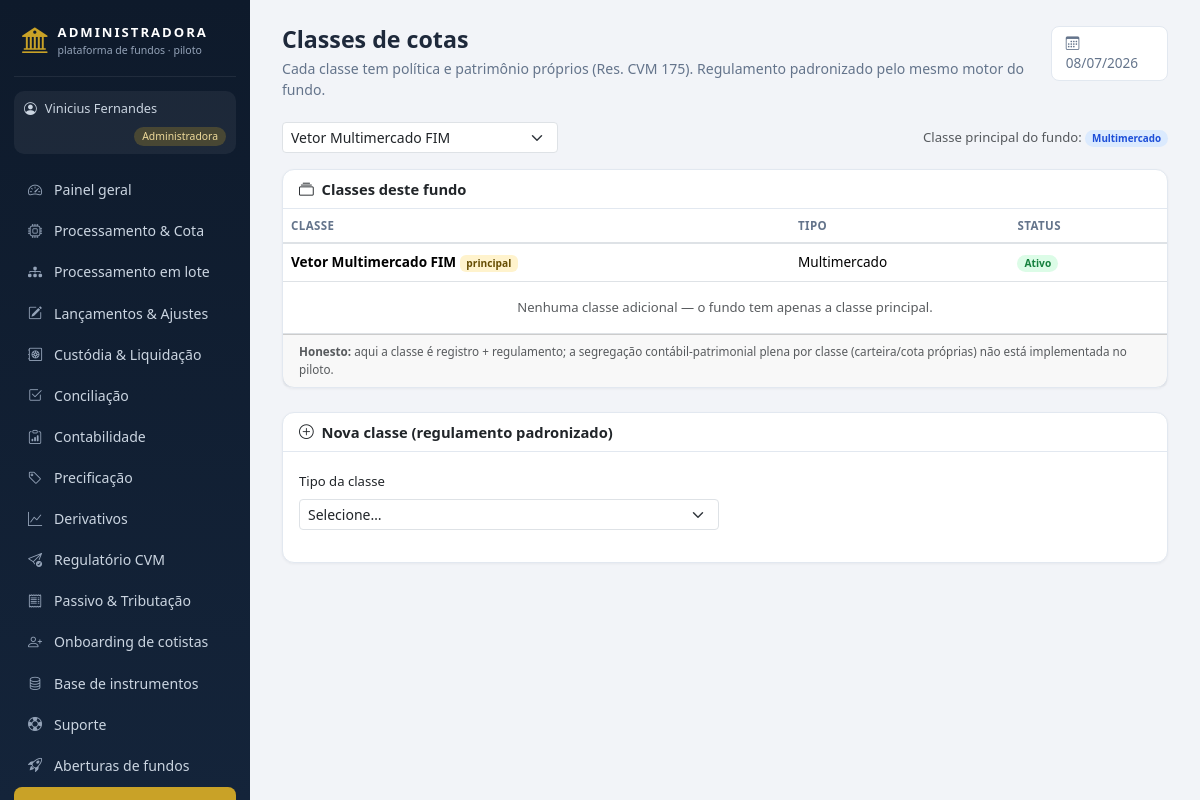
Screenshot of /admin/classes.php (signed in) with the database file from the repository.
### tables this page shows
CREATE TABLE usuarios (
  id INT AUTO_INCREMENT PRIMARY KEY,
  nome VARCHAR(100) NOT NULL,
  email VARCHAR(120) NOT NULL UNIQUE,
  senha VARCHAR(255) NOT NULL,         
  perfil ENUM('admin','gestor','custodia') NOT NULL,   
  fundo_id INT NULL,
  gestora VARCHAR(150) NULL,
  telefone VARCHAR(30) NULL,
  kyc_status VARCHAR(20) DEFAULT 'Pendente',
  criado_em DATETIME DEFAULT CURRENT_TIMESTAMP
);

CREATE TABLE fundos (
  id INT AUTO_INCREMENT PRIMARY KEY,
  nome VARCHAR(150) NOT NULL,
  cnpj VARCHAR(20),
  classe VARCHAR(50),                  
  publico_alvo VARCHAR(60),            
  condominio VARCHAR(20) DEFAULT 'Aberto',
  status VARCHAR(30) DEFAULT 'Ativo',  
  gestora VARCHAR(120),
  benchmark VARCHAR(30) DEFAULT 'CDI',
  tributacao VARCHAR(20) DEFAULT 'Longo Prazo',    
  provisao_despesas DECIMAL(18,2) DEFAULT 0,       
  tipo_fundo VARCHAR(10) DEFAULT 'FIF',            
  master_id INT DEFAULT NULL,                      
  taxa_adm DECIMAL(8,6) DEFAULT 0.0008,       
  taxa_gestao DECIMAL(8,6) DEFAULT 0.007,
  taxa_performance DECIMAL(8,6) DEFAULT 0,    
  caixa_atual DECIMAL(18,2) DEFAULT 0,
  pl_atual DECIMAL(18,2) DEFAULT 0,
  cota_atual DECIMAL(18,8) DEFAULT 1,
  data_abertura DATE
);

### includes/auth.php (called while the page is built, shortened)
<?php
function usuario() {
    return $_SESSION['usuario'] ?? null;
}
function exigir_perfil(string ...$perfis): array {
    global $pdo;
    $u = usuario();
    if ($u && isset($pdo)) {
        $st = $pdo->prepare('SELECT * FROM usuarios WHERE id = ? AND perfil = ?');
        $st->execute([$u['id'], $u['perfil']]);
        $atual = $st->fetch();
        if (!$atual) { logout_usuario(); $u = null; }
        else { $_SESSION['usuario'] = $u = $atual; }
    }
    return $u;
}
function base_url(): string {
    return defined('BASE_URL') ? BASE_URL : '../';
}

### admin/classes.php (the view, shortened to what this page needs)
<?php
require_once __DIR__ . '/../config/db.php';
require_once __DIR__ . '/../includes/auth.php';
require_once __DIR__ . '/../includes/layout.php';
$u = exigir_perfil('admin');
$fundos = $pdo->query("SELECT * FROM fundos WHERE status IN ('Ativo','Em abertura') ORDER BY pl_atual DESC")->fetchAll();
$fid = (int)($_SESSION['admin_fundo_id'] ?? ($fundos[0]['id'] ?? 0));
$fundo = null; foreach ($fundos as $f) if ((int)$f['id'] === $fid) $fundo = $f;
$classes = $pdo->prepare("SELECT * FROM classes WHERE fundo_id=? ORDER BY id DESC");
$classes->execute([$fid]); $classes = $classes->fetchAll();
page_start('Classes de cotas', 'Classes de cotas', $u,
    'Cada classe tem política e patrimônio próprios (Res. CVM 175). Regulamento padronizado pelo mesmo motor do fundo.');
?>
<div class="d-flex justify-content-between align-items-center flex-wrap gap-2 mb-3">
  <form method="get"><select name="fundo_id" class="form-select form-select-sm" onchange="this.form.submit()">
    <?php foreach ($fundos as $f): ?><option value="<?= (int)$f['id'] ?>" <?= (int)$f['id'] === $fid ? 'selected' : '' ?>><?= e_html($f['nome']) ?></option><?php endforeach; ?>
  </select></form>
  <?php if ($fundo): ?><div class="text-muted" style="font-size:.82rem">Classe principal do fundo: <?= badge($fundo['classe'] ?? '—', 'info') ?>
    <?php if (!empty($fundo['reg_html'])): ?> · <a href="regulamento_ver.php?origem=fundo&id=<?= $fid ?>" target="_blank">ver regulamento</a><?php endif; ?></div><?php endif; ?>
</div>
<div class="card mb-4">
  <div class="card-header"><i class="bi bi-collection me-1"></i> Classes deste fundo</div>
  <div class="card-body p-0">
    <table class="table table-hover align-middle mb-0" style="font-size:.85rem">
      <thead><tr><th>Classe</th><th>Tipo</th><th>Status</th><th></th></tr></thead>
      <tbody>
        <tr><td><b><?= e_html($fundo['nome'] ?? '—') ?></b> <span class="badge bg-warning-subtle text-warning-emphasis">principal</span></td>
          <td><?= e_html($fundo['classe'] ?? '—') ?></td><td><?= badge_status($fundo['status'] ?? '—') ?></td>
          <td class="text-end"></td></tr>
        <?php if (!$classes): ?><tr><td colspan="4" class="text-muted text-center py-3" style="font-size:.82rem">Nenhuma classe adicional — o fundo tem apenas a classe principal.</td></tr><?php endif; ?>
      </tbody>
    </table>
  </div>
  <div class="card-footer text-muted" style="font-size:.73rem"><b>Honesto:</b> aqui a classe é registro + regulamento; a segregação contábil-patrimonial plena por classe (carteira/cota próprias) não está implementada no piloto.</div>
</div>
<div class="card">
  <div class="card-header"><i class="bi bi-plus-circle me-1"></i> Nova classe (regulamento padronizado)</div>
  <div class="card-body">
    <form method="get" class="mb-3" style="max-width:420px">
      <label class="form-label" style="font-size:.82rem">Tipo da classe</label>
      <select name="tipo" class="form-select form-select-sm" onchange="this.form.submit()">
        <option value="">Selecione…</option>
      </select>
    </form>
  </div>
</div>
<?php page_end();

### includes/layout.php (shortened to what this page needs)
<?php
require_once __DIR__ . '/helpers.php';
function menu_itens(array $u): array {
    $b = base_url();
    if ($u['perfil'] === 'admin') {
        return [
            ['Painel geral',        $b.'admin/index.php',          'bi-speedometer2'],
            ['Processamento & Cota', $b.'admin/processamento.php', 'bi-cpu'],
            ['Processamento em lote', $b.'admin/batch.php',        'bi-diagram-3-fill'],
            ['Lançamentos & Ajustes', $b.'admin/lancamentos.php',  'bi-pencil-square'],
            ['Custódia & Liquidação', $b.'admin/custodia.php',     'bi-safe2'],
            ['Conciliação',         $b.'admin/conciliacao.php',    'bi-check2-square'],
            ['Contabilidade',       $b.'admin/contabilidade.php',  'bi-clipboard-data'],
            ['Precificação',        $b.'admin/precificacao.php',   'bi-tag'],
            ['Derivativos',         $b.'admin/derivativos.php',    'bi-graph-up'],
            ['Regulatório CVM',     $b.'admin/regulatorio.php',    'bi-send-check'],
            ['Passivo & Tributação', $b.'admin/passivo.php',       'bi-receipt'],
            ['Onboarding de cotistas', $b.'admin/onboarding_cotista.php', 'bi-person-plus'],
            ['Base de instrumentos', $b.'admin/ativos.php',        'bi-database'],
            ['Suporte',             $b.'admin/tickets.php',        'bi-life-preserver'],
            ['Aberturas de fundos', $b.'admin/aberturas.php',      'bi-rocket-takeoff'],
            ['Classes de cotas',    $b.'admin/classes.php',        'bi-collection'],
            ['Classes & Subclasses', $b.'admin/subclasses.php',    'bi-diagram-3'],
            ['FIP / Private Equity', $b.'admin/fip.php',           'bi-building-gear'],
            ['Carteiras',           $b.'admin/carteiras.php',      'bi-collection'],
            ['Pendências',          $b.'admin/pendencias.php',     'bi-list-task'],
            ['IA · Fraude',         $b.'admin/fraude.php',         'bi-shield-exclamation'],
            ['Repasses',            $b.'admin/repasses.php',       'bi-cash-stack'],
            ['Fundos & Clientes',   $b.'admin/fundos.php',         'bi-folder-plus'],
        ];
    }
    global $pdo;
    $itens = [
        ['Visão geral',       $b.'gestor/index.php',        'bi-speedometer2'],
        ['Aprovação de cota', $b.'gestor/cotas.php',        'bi-clipboard-check'],
        ['Boletar operação',  $b.'gestor/boletas.php',      'bi-receipt-cutoff'],
        ['Catálogo de ativos', $b.'gestor/ativos.php',      'bi-database'],
        ['Derivativos',       $b.'admin/derivativos.php',   'bi-graph-up'],
        ['Carteira',          $b.'gestor/carteira.php',     'bi-pie-chart'],
        ['Caixa & Fluxo',     $b.'gestor/caixa.php',        'bi-wallet2'],
        ['Cotistas',          $b.'gestor/cotistas.php',     'bi-people'],
        ['Acessos de cotistas', $b.'gestor/acessos.php',    'bi-key'],
        ['Performance',       $b.'gestor/performance.php',  'bi-graph-up-arrow'],
        ['Relatórios',        $b.'gestor/relatorios.php',   'bi-file-earmark-text'],
        ['Enquadramento',     $b.'gestor/enquadramento.php','bi-check-circle'],
        ['Assembleias',       $b.'gestor/assembleias.php',  'bi-megaphone'],
        ['Comunicados',       $b.'gestor/comunicados.php',  'bi-chat-left-text'],
        ['Chamados de cotistas', $b.'gestor/chamados_cotistas.php', 'bi-chat-dots'],
        ['Equipe do fundo',   $b.'gestor/equipe.php',       'bi-people-fill'],
        ['Criar fundo',       $b.'gestor/novo_fundo.php',   'bi-plus-square'],
        ['Suporte',           $b.'gestor/tickets.php',      'bi-life-preserver'],
    ];
    $livres = ['Equipe do fundo', 'Criar fundo', 'Suporte'];
    $fundo = fundo_do_usuario($pdo, $u);
    $fid = (int)$fundo['id'];
    $principal = eh_principal($pdo, $u, $fid);
    $mapa = permissao_de_menu();
    return array_values(array_filter($itens, function ($it) use ($mapa, $principal, $pdo, $u, $fid, $livres) {
        if (in_array($it[0], $livres, true)) return true;
        $req = $mapa[$it[0]] ?? null;
        if ($req === null) return true;
        if ($req === '__principal__') return $principal;
        return $principal || pode($pdo, $u, $fid, $req);
    }));
}
function page_start(string $titulo, string $ativo, array $u, string $subtitulo = ''): void {
    $b = base_url();
    $perfilRotulo = ['admin' => 'Administradora', 'gestor' => 'Gestor', 'custodia' => 'Custodiante'][$u['perfil']] ?? $u['perfil'];
    $perfilCor    = ['admin' => 'gold', 'gestor' => 'teal'][$u['perfil']] ?? 'blue';
    ?><!DOCTYPE html>
<html lang="pt-BR">
<head>
<link href="https://cdn.jsdelivr.net/npm/bootstrap@5.3.3/dist/css/bootstrap.min.css" rel="stylesheet">
<link href="https://cdn.jsdelivr.net/npm/bootstrap-icons@1.11.3/font/bootstrap-icons.min.css" rel="stylesheet">
<link href="<?= $b ?>assets/css/style.css" rel="stylesheet">
</head>
<body>
<div class="app-wrap">
  <aside class="sidebar">
    <div class="brand">
      <i class="bi bi-bank2"></i>
      <div>
        <div class="brand-name">ADMINISTRADORA</div>
        <div class="brand-sub">plataforma de fundos · piloto</div>
      </div>
    </div>
    <div class="perfil-chip chip-<?= $perfilCor ?>">
      <i class="bi bi-person-circle"></i> <?= e_html($u['nome']) ?>
      <span><?= $perfilRotulo ?></span>
    </div>
    <nav class="menu">
      <?php foreach (menu_itens($u) as [$rotulo, $href, $icone]): ?>
        <a href="<?= $href ?>" class="<?= $rotulo === $ativo ? 'ativo' : '' ?>">
          <i class="bi <?= $icone ?>"></i> <?= e_html($rotulo) ?>
        </a>
      <?php endforeach; ?>
    </nav>
  </aside>
  <main class="conteudo">
    <div class="titulo-pagina">
      <div>
        <h1><?= e_html($titulo) ?></h1>
        <?php if ($subtitulo): ?><p class="subtitulo"><?= $subtitulo ?></p><?php endif; ?>
      </div>
      <div class="data-ref"><i class="bi bi-calendar3"></i> <?= date('d/m/Y') ?></div>
    </div>
<?php
}
function page_end(): void {
    ?>
  </main>
</div>
</body>
</html><?php
}

### includes/helpers.php (shortened to what this page needs)
<?php
function e_html($s): string { return htmlspecialchars((string)$s, ENT_QUOTES, 'UTF-8'); }
function badge(string $texto, string $cor): string {
    return '<span class="badge badge-soft-' . $cor . '">' . e_html($texto) . '</span>';
}
function badge_status(string $s): string {
    $map = [
        'OK' => 'success', 'Ativo' => 'success', 'Ativa' => 'success', 'Conciliado' => 'success', 'Concluída' => 'success',
        'Pago' => 'success', 'Aprovado' => 'success', 'Respondido' => 'success', 'Reenquadrado' => 'success',
        'Resolvido' => 'success', 'Encerrado' => 'secondary', 'Encerrada' => 'secondary', 'Falso positivo' => 'secondary',
        'Pendente' => 'warning', 'Em andamento' => 'warning', 'Em abertura' => 'warning',
        'Em análise' => 'warning', 'Em revisão' => 'warning', 'Apurado' => 'warning', 'Rodando' => 'info',
        'Instruído' => 'info', 'Aberto' => 'info', 'Em aberto' => 'warning',
        'Erro' => 'danger', 'Divergente' => 'danger', 'Escalado' => 'danger',
        'Alta' => 'danger', 'Média' => 'warning', 'Baixa' => 'secondary',
        'Timing' => 'info', 'Suspeita' => 'danger',
    ];
    return badge($s, $map[$s] ?? 'secondary');
}

### assets/css/style.css (style rules this page uses)
:root { --navy: #0e1a2b; --navy-2: #14243a; --gold: #c9a227; --teal: #14b8a6; --blue: #3b82f6; --bg: #f2f4f8; --card: #ffffff; --texto: #1e293b; --muted: #64748b; --borda: #e2e8f0; }
* { box-sizing: border-box; }
body { margin: 0; background: var(--bg); color: var(--texto); font-family: "Segoe UI", system-ui, -apple-system, sans-serif; }
.app-wrap { display: flex; min-height: 100vh; }
.sidebar { width: 250px; flex-shrink: 0; background: linear-gradient(180deg, var(--navy) 0%, var(--navy-2) 100%); color: #cbd5e1; display: flex; flex-direction: column; padding: 18px 14px; position: sticky; top: 0; height: 100vh; overflow-y: auto; }
.brand { display: flex; gap: 10px; align-items: center; padding: 4px 8px 16px; border-bottom: 1px solid rgba(255,255,255,.08); }
.brand i { font-size: 1.6rem; color: var(--gold); }
.brand-name { font-weight: 700; letter-spacing: 2px; font-size: .82rem; color: #fff; }
.brand-sub { font-size: .66rem; color: #94a3b8; }
.perfil-chip { margin: 14px 0 10px; padding: 8px 10px; border-radius: 10px; font-size: .8rem; background: rgba(255,255,255,.06); display: flex; align-items: center; gap: 8px; flex-wrap: wrap; }
.perfil-chip span { margin-left: auto; font-size: .65rem; padding: 2px 8px; border-radius: 20px; }
.chip-gold span { background: rgba(201,162,39,.25); color: #eeda9a; }
.menu { display: flex; flex-direction: column; gap: 2px; margin-top: 6px; flex: 1; }
.menu a { color: #cbd5e1; text-decoration: none; padding: 9px 12px; border-radius: 8px; font-size: .88rem; display: flex; align-items: center; gap: 10px; transition: background .15s; }
.menu a.ativo { background: var(--gold); color: var(--navy); font-weight: 600; }
.menu a.ativo i { color: var(--navy); }
.menu i { color: #94a3b8; width: 18px; text-align: center; }
.conteudo { flex: 1; padding: 26px 32px; max-width: 1500px; }
.titulo-pagina { display: flex; justify-content: space-between; align-items: flex-start; margin-bottom: 22px; }
.titulo-pagina h1 { font-size: 1.45rem; font-weight: 700; margin: 0; }
.subtitulo { color: var(--muted); font-size: .88rem; margin: 4px 0 0; }
.data-ref { color: var(--muted); font-size: .85rem; background: var(--card); border: 1px solid var(--borda); padding: 6px 14px; border-radius: 8px; }
.card { border: 1px solid var(--borda); border-radius: 12px; box-shadow: 0 1px 3px rgba(15,23,42,.05); }
.card-header { background: transparent; border-bottom: 1px solid var(--borda); font-weight: 600; font-size: .92rem; }
.badge[class*="badge-soft-"] { font-weight: 600; padding: .38em .7em; border-radius: 20px; }
.badge-soft-success { background: #dcfce7; color: #15803d; }
.badge-soft-info { background: #dbeafe; color: #1d4ed8; }
.table { font-size: .87rem; }
.table thead th { font-size: .72rem; text-transform: uppercase; letter-spacing: .4px; color: var(--muted); border-bottom-width: 2px; }
.table td { vertical-align: middle; }

### rows the page displays
usuarios: nome "Vinicius Fernandes", perfil "Administradora"
fundos: classe "Multimercado Ativo", nome "Vetor Multimercado FIM", classe "Multimercado"

### other values shown
e_html($rotulo) "Painel geral"
e_html($rotulo) "Processamento & Cota"
e_html($rotulo) "Processamento em lote"
e_html($rotulo) "Lançamentos & Ajustes"
e_html($rotulo) "Custódia & Liquidação"
e_html($rotulo) "Conciliação"
e_html($rotulo) "Contabilidade"
e_html($rotulo) "Precificação"
e_html($rotulo) "Derivativos"
e_html($rotulo) "Regulatório CVM"
e_html($rotulo) "Passivo & Tributação"
e_html($rotulo) "Onboarding de cotistas"
e_html($rotulo) "Base de instrumentos"
e_html($rotulo) "Suporte"
e_html($rotulo) "Aberturas de fundos"
